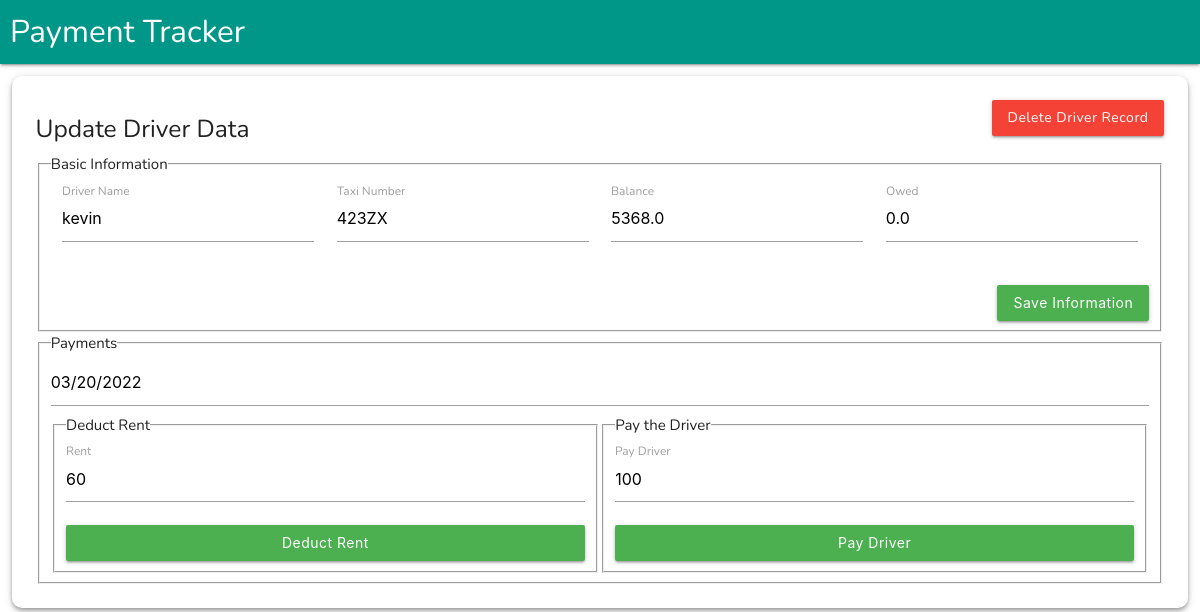
Before: /driver_listing/edit_driver/2 with the older database file.
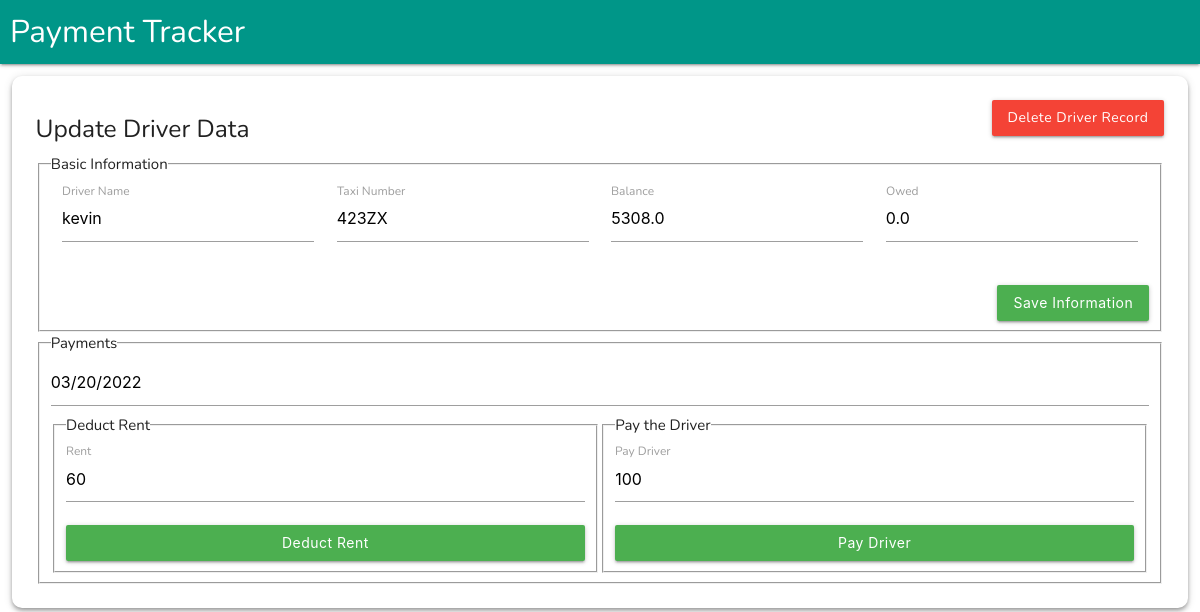
After: the same page with the newer database file.
### root/models.py (models this page shows, shortened)
class DriverTable(models.Model):
    name = models.CharField(max_length=500,default='',blank=True)
    taxi_number = models.CharField(max_length=500,default='',blank=True)
    balance = models.FloatField(default=0,blank=True)
    owed = models.FloatField(default=0,blank=True)
    is_rent_deducted_today = models.BooleanField(default=False)
    is_paid_today = models.BooleanField(default=False)
    last_rent_deduction_date = models.DateField( null=True,blank=True,default=now)
    last_paid_date = models.DateField(null=True,blank=True,default=now)

### root/views.py (the view, shortened to what this page needs)
# urls.py: path('driver_listing/edit_driver/<str:id>', edit_driver, name='edit_driver'),
def edit_driver(request,id=None):
    context = {'title':"Edit Driver Data" if id else "Add Driver"}
    synchronizeDriverOwedAmount()
    required_driver = DriverTable.objects.filter(id=id)
    if required_driver:
        required_driver = required_driver.first()
    context['required_driver'] = required_driver
    today_date = datetime.now(timezone(settings.TIME_ZONE)). strftime("%m/%d/%Y")
    context['today_date'] = today_date
    now_time = datetime.now(timezone(settings.TIME_ZONE)). strftime("%m/%d/%Y")
    print(now_time)
    return render(request, 'root/edit_driver.html',context)

### root/views.py (called while the page is built)
def synchronizeDriverOwedAmount():
    available_drivers = DriverTable.objects.all()
    for driver in available_drivers:
        today_date = datetime.now(timezone(settings.TIME_ZONE)).date()
        last_rent_deduction_date = driver.last_rent_deduction_date
        days = (today_date - last_rent_deduction_date).days
        owed_amount = int(days)*60
        driver.owed = owed_amount
        driver.save()

### Templates/root/edit_driver.html (shortened to what this page needs)
{% extends 'base.html' %}v
{% block 'mainbody' %}
<div style="margin: 1%">
    <div class="z-depth-2" style="border-radius: 10px;;padding: 2%;display:flex;justify-content:center;flex-direction: column;">
        <div>
            <div class="left">
                <h5>
                    {% if required_driver %}
                    Update Driver Data
                    {% else %}
                    Add new  Driver
                    {% endif %}
                </h5>
            </div>
            <div class="right">
                {% if required_driver %}
                    <a id="driver_delete_btn" href="/driver_listing/delete_driver/{{required_driver.id}}" class="btn red"> Delete Driver Record </a>
                {% endif %}
            </div>
        </div>
        <div>
            <fieldset>
                <legend>Basic Information</legend>
                <form action="" method="post"> {% csrf_token %}
                    <div class="row">
                        <div class="input-field col s12 l3 m3">
                            <input id="name" type="text" name="name" class="validate" value="{{required_driver.name}}">
                            <label for="name">Driver Name</label>
                        </div>
                        <div class="input-field col s12 l3 m3">
                            <input id="taxi_number" type="text" name="taxi_number" class="validate" value="{{required_driver.taxi_number}}">
                            <label for="taxi_number">Taxi Number</label>
                        </div>
                        <div class="input-field col s12 l3 m3">
                            <input id="balance" type="number" name="balance" class="validate" value="{{required_driver.balance}}">
                            <label for="balance">Balance</label>
                        </div>
                        <div class="input-field col s12 l3 m3">
                            <input id="owed" type="number" name="owed" class="validate" value="{{required_driver.owed}}">
                            <label for="balance">Owed</label>
                        </div>
                    </div>
                    <button class="green btn right">
                        {% if required_driver %}
                            Save Information
                        {% else %}
                          Add new Driver
                        {% endif %}
                    </button>
                </form>
            </fieldset>
{% if required_driver %}
     <fieldset>
                <legend>Payments</legend>
                <input id="payment_date" type="text" class="datepicker" value="{{today_date}}">
                <div style="display:flex;flex-direction: row;justify-content:space-evenly;">
                    <fieldset class="full_width">
                        <legend>Deduct Rent</legend>
                        <div >
                            <div class="input-field">
                                <input id="rent" type="number" name="rent" class="validate" value="60">
                                <label for="rent">Rent</label>
                            </div>
                            <button id="deduct_rent_btn" class="green btn right full_width">Deduct Rent</button>
                        </div>
                    </fieldset>
                    <fieldset class="full_width">
                        <legend>Pay the Driver</legend>
                        <div>
                            <div class="input-field ">
                                <input id="paid_amount" type="number" name="paid_amount" class="validate" value="100">
                                <label for="paid_amount">Pay Driver</label>
                            </div>
                            <button id="pay_driver_btn" class="green btn right full_width">Pay Driver</button>
                        </div>
                    </fieldset>
                </div>
            </fieldset>
{% endif %}
        </div>
    </div>
</div>
{% endblock 'mainbody' %}

Changed rows visible on the page:
changed DriverTable "kevin": balance "5368.0" → "5308.0"
